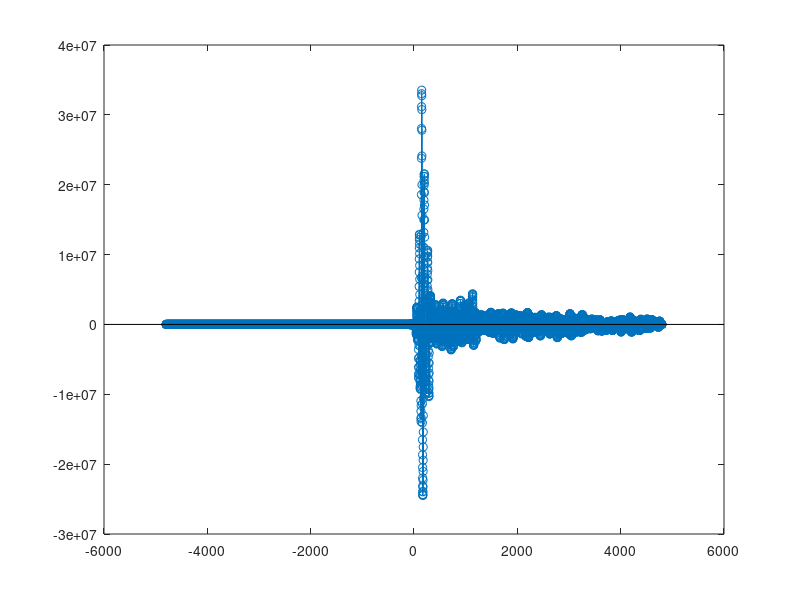

The MATLAB script that drew this image: (Note: this script raises an error after producing the figure.)
clf; clear; clc; close all;

fs = 48e03;
fstart = 100;
fstop = 3e03;
sweep_length = 100;
t = 0:1/fs:sweep_length/fs-1/fs;
t_last = t(sweep_length);
sweep_sig = chirp(t, fstart, t_last, fstop);

signal_50 = importdata("sonar_50_cm.dat");
signal_100 = importdata("sonar_100_cm.dat");
signal_150 = importdata("sonar_150_cm.dat");
signal_200 = importdata("sonar_200_cm.dat");

% figure;
% plot(signal_50);
% hold on;
% plot(signal_100);
% plot(signal_150);
% plot(signal_200);
% legend("50", "100", "150", "200");
% 
figure;
[c, lags] = xcorr(signal_200, sweep_sig);
stem(lags,c);
hold on;
[d, lag] = myXCorr(signal_200', sweep_sig);
stem(lag, d);
legend("xcorr", "myXCorr");
